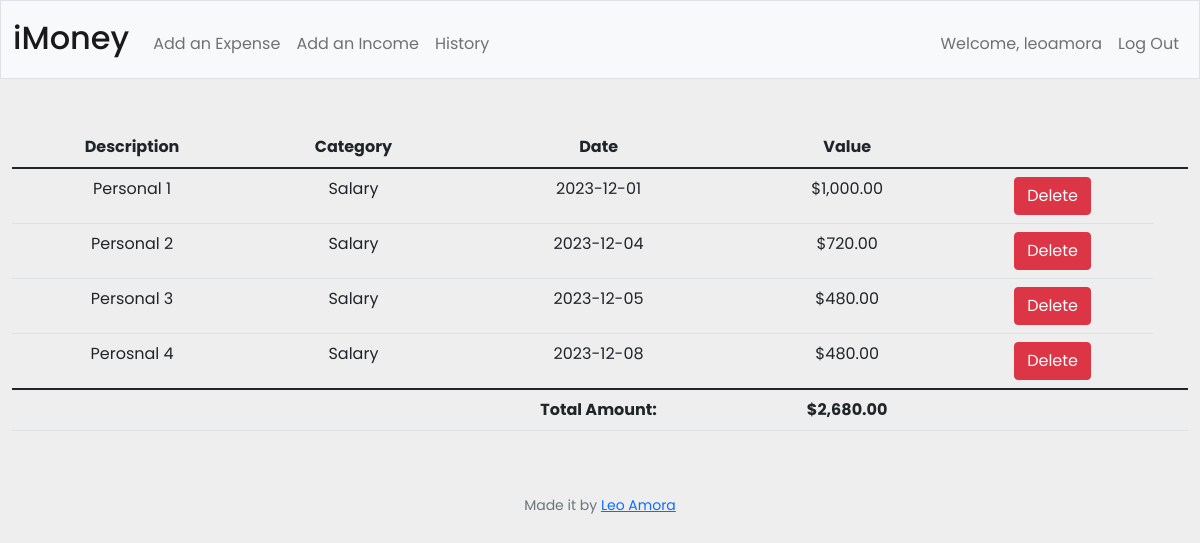
The app's page /history (signed in), older data.
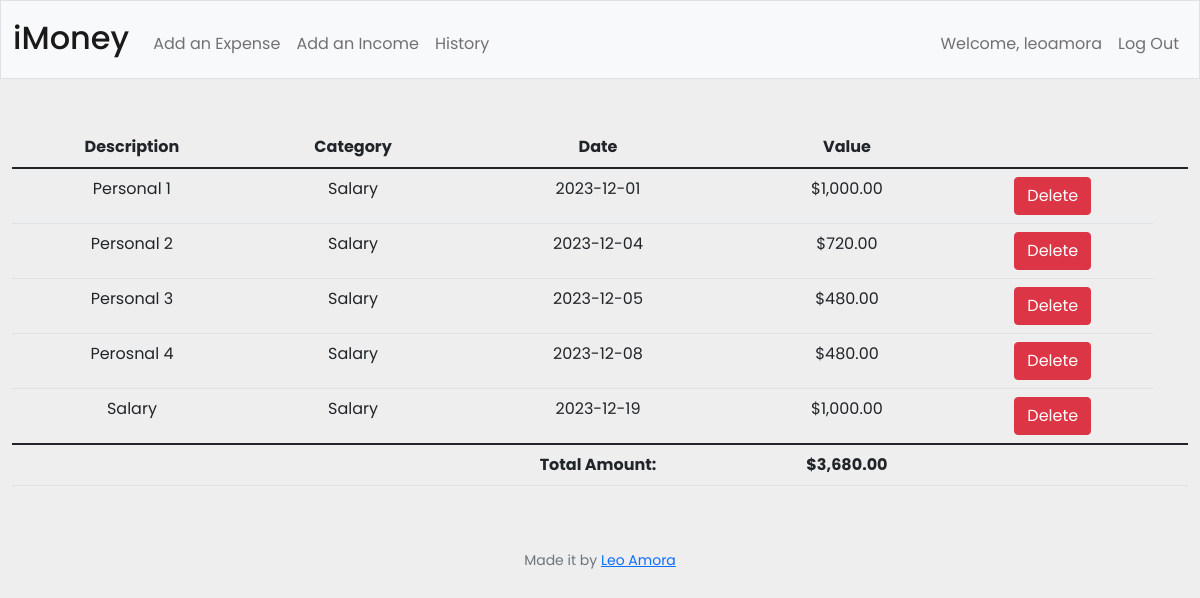
The same page, newer data.
### tables this page shows
CREATE TABLE "users" (
	"id"	INTEGER,
	"username"	TEXT NOT NULL,
	"cash"	NUMERIC NOT NULL DEFAULT 0,
	"hash"	TEXT NOT NULL,
	PRIMARY KEY("id")
);

CREATE TABLE "tracker" (
	"id"	INTEGER NOT NULL,
	"user_id"	INTEGER,
	"description"	TEXT NOT NULL,
	"value"	REAL NOT NULL,
	"date"	TEXT,
	"category"	TEXT NOT NULL,
	"type"	TEXT,
	PRIMARY KEY("id" AUTOINCREMENT)
);

### app.py (the view)
@app.route("/history")
@login_required
def history():
    user_id = session['user_id']
    user_tracker = db.execute(
        "SELECT * FROM tracker WHERE user_id = ?", user_id)
    user_cash = db.execute("SELECT cash FROM users WHERE id = ?", user_id)
    return render_template("history.html", database=user_tracker, cash=user_cash)

### helpers.py (called while the page is built)
def usd(value):
    if value >= 0:
        return f"${value:,.2f}"
    else:
        value = -1 * value
        return f"(${value:,.2f})"

def login_required(f):
    @wraps(f)
    def decorated_function(*args, **kwargs):
        if session.get("user_id") is None:
            return redirect("/login")
        return f(*args, **kwargs)
    return decorated_function

### templates/history.html (shortened to what this page needs)
{% extends "layout.html" %}
{% block main %}
<table class="table">
    <thead>
        <tr>
            <th scope="col">Description</th>
            <th scope="col">Category</th>
            <th scope="col">Date</th>
            <th scope="col">Value</th>
        </tr>
    </thead>
    <tbody>
        {% for row in database %}
            <tr id="row{{ row.id }}">
                <td>{{ row.description }}</td>
                <td>{{ row.category }}</td>
                <td>{{ row.date }}</td>
                {% if row.type == 'expense' %}
                    <td style="color: rgb(204, 39, 39);">{{ row.value | usd }}</td>
                {% else %}
                    <td>{{ row.value | usd }}</td>
                {% endif %}
                <td>
                    <a class="btn btn-danger" href="{{ url_for('delete', transaction_id=row['id']) }}">Delete</a>
                </td>
            </tr>
        {% endfor %}
    </tbody>
    <tfoot>
        <tr>
            <td></td>
            <td></td>
            <th scope="1">Total Amount:</td>
            <th scope="1">{{ cash[0]['cash'] | usd }}</td>
            <td></td>
            <td></td>
        </tr>
    </tfoot>
</table>
{%endblock %}

### templates/layout.html (shortened to what this page needs)
<!DOCTYPE html>
<html lang="en">
	<head>
		<link href="https://cdn.jsdelivr.net/npm/bootstrap@5.1.3/dist/css/bootstrap.min.css" rel="stylesheet" />
		<link rel="stylesheet" href="https://cdn.jsdelivr.net/npm/bootstrap-icons@1.11.2/font/bootstrap-icons.min.css">
		<link href="/static/style.css" rel="stylesheet">
	</head>
	<body>
		<nav class="bg-light border navbar navbar-expand-md navbar-light">
			<div class="container-fluid">
				<h1 class="navbar-brand" href="/">iMoney</h1>
				<div class="collapse navbar-collapse" id="navbar">
                    {% if session["user_id"] %}
                    <ul class="navbar-nav me-auto mt-2">
                        <li class="nav-item"><a class="nav-link" href="/expense">Add an Expense</a></li>
                        <li class="nav-item"><a class="nav-link" href="/income">Add an Income</a></li>
						<li class="nav-item"><a class="nav-link" href="/history">History</a></li>
                    </ul>
					<ul class="navbar-nav ms-auto mt-2">
						<li class="nav-item"><a class="nav-link disable" aria-disable="true">Welcome, {{ session['username'] }}</a></li>
						<li class="nav-item"><a class="nav-link" href="/logout">Log Out</a></li>
					</ul>
					{% endif %}
				</div>
			</div>
		</nav>
		<main class="container-fluid py-5 text-center">{% block main %}{% endblock %}</main>
		<footer class="mb-5 small text-center text-muted">Made it by <a href="https://instagram.com/oleoamora">Leo Amora</a></footer>
	</body>
</html>

### static/style.css (style rules this page uses)
html { scroll-behavior: smooth; }
* { box-sizing: border-box; font-family: "Poppins"; }
body { background: #eeeeee; }
.navbar-brand { font-size: 32px; padding-top: 10px; }

Row changes from the older to the newer data that the page shows:
changed users "leoamora": cash "$2,680.00" → "$3,680.00"
added tracker: description "Salary", category "Salary", date "2023-12-19", value "$1,000.00"
